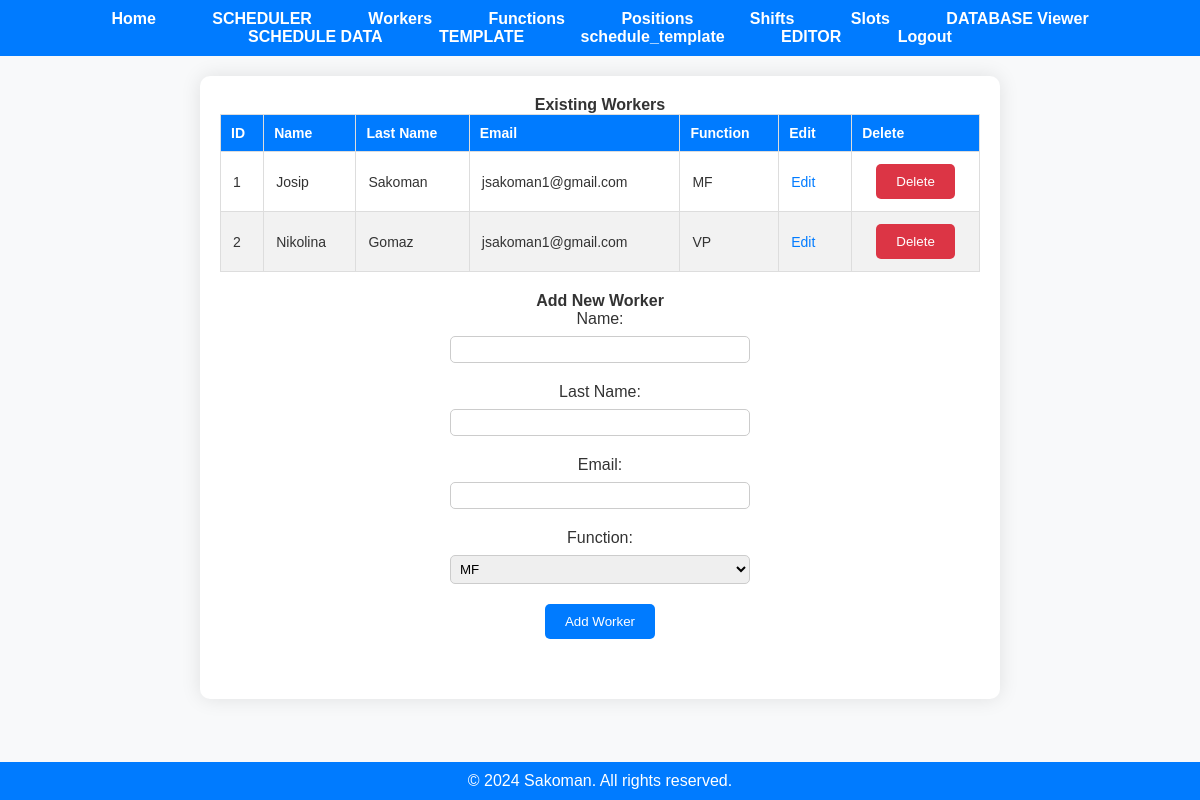
Page /workers (signed in) on the earlier database version.
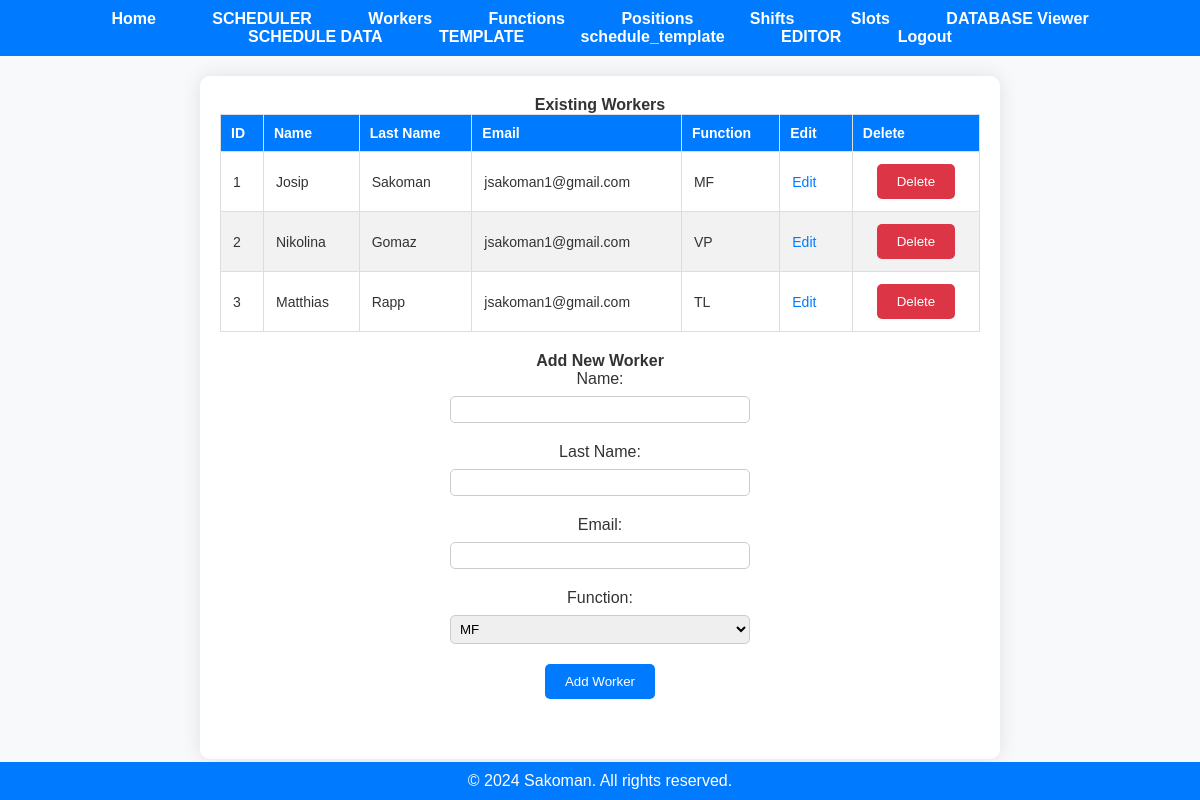
Same page on the later database version.
### app.py (models this page shows, shortened)
class Worker(db.Model):
    worker_id = db.Column(db.Integer, primary_key=True)
    name = db.Column(db.String(50), nullable=False)
    last_name = db.Column(db.String(50), nullable=False)
    email = db.Column(db.String(120), nullable=False)
    function_id = db.Column(db.Integer, db.ForeignKey('function.function_id'), nullable=False)
    user_id = db.Column(db.Integer, db.ForeignKey('user.id'), nullable=False)
    user = db.relationship('User', backref=db.backref('workers', lazy=True))
    function = db.relationship('Function', back_populates='workers')

### app.py (the view)
@app.route('/workers')
@employer_required
def display_workers():
    if 'user_id' not in session:
        flash('You must be logged in to view this page.', 'error')
        return redirect(url_for('login'))
    user_id = session['user_id']
    workers = fetch_all(user_id, 'Worker')
    functions = fetch_all(user_id, 'Function')
    function_names = {function.function_id: function.name for function in functions}
    for worker in workers:
        worker.function_name = function_names.get(worker.function_id, 'N/A')
    return render_template('workers.html', workers=workers, functions=functions)

### app.py (called while the page is built)
@login_manager.user_loader
def load_user(user_id):
    return User.query.get(int(user_id))

def employer_required(func):
    @wraps(func)
    def decorated_function(*args, **kwargs):
        if not current_user.is_authenticated:
            flash('You must be logged in to view this page.', 'error')
            return redirect(url_for('login'))
        if current_user.role != 'employer':
            flash('You do not have permission to view this page.', 'error')
            return redirect('/')
        return func(*args, **kwargs)
    return decorated_function

def fetch_all(user_id, table_name):
    if table_name not in ['Worker', 'Function', 'Position', 'Shift', 'Slot', 'Year_Days', 'Schedule']:
        return None
    table_class = globals()[table_name]
    items = table_class.query.filter_by(user_id=user_id).all()
    return items

### templates/workers.html (shortened to what this page needs)
<!DOCTYPE html>
<html lang="en">
<head>
    <link rel="stylesheet" href="{{ url_for('static', filename='styles.css') }}">
</head>
<body>
    {% include 'navbar.html' %}
    <div class="container">
        <div class="existing-workers-section">
            <h2>Existing Workers</h2>
            {% if workers %}
                <table class="data-table">
                    <thead>
                        <tr>
                            <th>ID</th>
                            <th>Name</th>
                            <th>Last Name</th>
                            <th>Email</th>
                            <th>Function</th>
                            <th>Edit</th>
                            <th>Delete</th>
                        </tr>
                    </thead>
                    <tbody>
                        {% for worker in workers %}
                            <tr>
                                <td>{{ worker['worker_id'] }}</td>
                                <td>{{ worker['name'] }}</td>
                                <td>{{ worker['last_name'] }}</td>
                                <td>{{ worker['email'] }}</td>
                                <td>{{ worker['function_name'] }}</td>
                                <td>
                                    <a href="/edit/Worker/{{ worker['worker_id'] }}" class="action-link">Edit</a>
                                </td>
                                <td>
                                    <form action="/delete/Worker/{{ worker['worker_id'] }}" method="post">
                                        <button type="submit" class="delete-button">Delete</button>
                                    </form>
                                </td>
                            </tr>
                        {% endfor %}
                    </tbody>
                </table>
            {% else %}
                <p>No data available.</p>
            {% endif %}
        </div>
        <div class="add-item-section">
            <h2>Add New Worker</h2>
            <form action="/add/Worker" method="post" class="add-form">
                <label for="name">Name:</label>
                <input type="text" id="name" name="name" required>
                <label for="last_name">Last Name:</label>
                <input type="text" id="last_name" name="last_name">
                <label for="email">Email:</label>
                <input type="email" id="email" name="email">
                <label for="function_id">Function:</label>
                <select id="function_id" name="function_id">
                    {% for function in functions %}
                        <option value="{{ function['function_id'] }}">{{ function['name'] }}</option>
                    {% endfor %}
                </select>
                <button type="submit" class="add-button">Add Worker</button>
            </form>
        </div>
    </div>
    <div class="footer">
        &copy; 2024 Sakoman. All rights reserved.
    </div>
</body>
</html>

Differences in the rows shown:
added Worker: worker_id "3", name "Matthias", last_name "Rapp", email "jsakoman1@gmail.com", function_name "TL"
